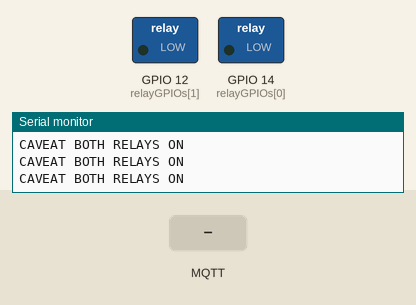
Recording of a sketch running on a simulated ESP8266 (NodeMCU). Shown: switched loads named in the sketch (green lamp = pin HIGH), the last lines printed to the serial monitor. The test bench sets the inputs (shaded band). WiFi joins after 1.5 s; servers stay silent unless stated; random numbers use the default seed unless the sketch sets one; no MQTT or app messages arrive unless stated.

Above: at 5.9 s.
6.0 s: MQTT message "mains on" arrives on the first subscribed topic
At 7.4 s:
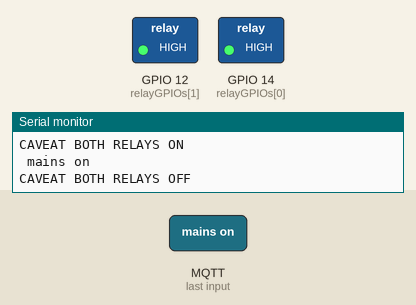
8.0 s: MQTT message "1" arrives on the first subscribed topic
At 9.0 s:
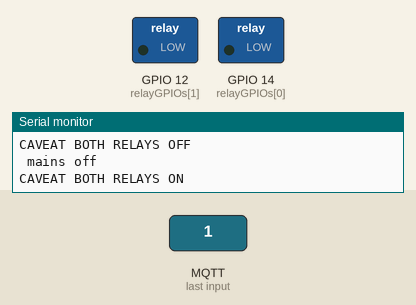
Timing chart, 0 to 11.0 s (numbered marks = the images above; inputs shaded):
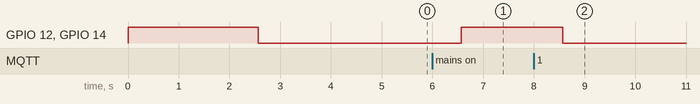

Measured:
- after the input at 6.0 s, GPIO 12 (relayGPIOs[1]), GPIO 14 (relayGPIOs[0]): LOW → HIGH after 0.57 s
- after the input at 8.0 s, GPIO 12 (relayGPIOs[1]), GPIO 14 (relayGPIOs[0]): HIGH → LOW after 0.57 s

The sketch:

mqtt_relay.ino
```cpp
#include "ESPAsyncWebServer.h"
#include <ESP8266WiFi.h>
#include <PubSubClient.h>

// Set to true to define Relay as Normally Open (NO)
#define RELAY_NO    true
#define NUM_RELAYS  2

// Assign each GPIO to a relay
int relayGPIOs[NUM_RELAYS] = {14, 12};
const char* PARAM_INPUT_1 = "relay";
const char* PARAM_INPUT_2 = "state";

// Update these with values suitable for your network.

const char* ssid = "ESP";
const char* password = "ratcatdog";
const char* mqtt_server = "192.168.43.64";
int main;
WiFiClient espClient;
PubSubClient client(espClient);

// Create AsyncWebServer object on port 80
AsyncWebServer server(80);

const char index_html[] PROGMEM = R"rawliteral(
<!DOCTYPE HTML><html>
<head>
  <meta name="viewport" content="width=device-width, initial-scale=1">
  <style>
    html {font-family: Arial; display: inline-block; text-align: center;}
    h2 {font-size: 3.0rem;}
    p {font-size: 3.0rem;}
    body {max-width: 600px; margin:0px auto; padding-bottom: 25px;}
    .switch {position: relative; display: inline-block; width: 120px; height: 68px}
    .switch input {display: none}
    .slider {position: absolute; top: 0; left: 0; right: 0; bottom: 0; background-color: #ccc; border-radius: 34px}
    .slider:before {position: absolute; content: ""; height: 52px; width: 52px; left: 8px; bottom: 8px; background-color: #fff; -webkit-transition: .4s; transition: .4s; border-radius: 68px}
    input:checked+.slider {background-color: #2196F3}
    input:checked+.slider:before {-webkit-transform: translateX(52px); -ms-transform: translateX(52px); transform: translateX(52px)}
  </style>
</head>
<body onload="refresh();">
  <h2>ESP Web Server</h2>
  %BUTTONPLACEHOLDER%
<script>
function toggleCheckbox(element) {
  var xhr = new XMLHttpRequest();
  if(element.checked){ xhr.open("GET", "/update?relay="+element.id+"&state=1", true); }
  else { xhr.open("GET", "/update?relay="+element.id+"&state=0", true); }
  xhr.send();
}
function refresh(){
  var xhr=new XMLHttpRequest();
  xhr.onreadystatechange = function() {
    if (this.readyState == 4 && this.status == 200) {
      var reply=this.responseText;
      var relay1state=reply.slice(1,2);
      var relay2state=reply.slice(3);
      var relay1=document.getElementById('1');
      var relay2=document.getElementById('2');
      if(relay1state == 0)
       relay1.checked=false;
      else relay1.checked=true;
      if(relay2state == 0)
       relay2.checked=false;
      else relay2.checked=true;
      console.log('relay 1 : '+relay1state+' relay 2 : '+relay2state);
    }
  };
  xhr.open("GET", "/refresh", true);
  xhr.send();
  }
  setInterval(refresh,1000);
</script>
</body>
</html>
)rawliteral";

// Replaces placeholder with button section in your web page
String processor(const String& var){
  //Serial.println(var);
  if(var == "BUTTONPLACEHOLDER"){
    String buttons ="";
    for(int i=1; i<=NUM_RELAYS; i++){
      String relayStateValue = relayState(i);
      buttons+= "<h4>Relay #" + String(i) + " - GPIO " + relayGPIOs[i-1] + "</h4><label class=\"switch\"><input type=\"checkbox\" onchange=\"toggleCheckbox(this)\" id=\"" + String(i) + "\" "+ relayStateValue +"><span class=\"slider\"></span></label>";
    }
    return buttons;
  }
  return String();
}

String relayState(int numRelay){
  if(RELAY_NO){
    if(digitalRead(relayGPIOs[numRelay-1])){
      return "";
    }
    else {
      return "checked";
    }
  }
  else {
    if(digitalRead(relayGPIOs[numRelay-1])){
      return "checked";
    }
    else {
      return "";
    }
  }
  return "";
}

void setup_wifi() {

  delay(10);
  // We start by connecting to a WiFi network
  Serial.println();
  Serial.print("Connecting to ");
  Serial.println(ssid);

  WiFi.mode(WIFI_STA);
  WiFi.begin(ssid, password);

  while (WiFi.status() != WL_CONNECTED) {
    delay(500);
    Serial.print(".");
  }

  randomSeed(micros());

  Serial.println("");
  Serial.println("WiFi connected");
  Serial.println("IP address: ");
  Serial.println(WiFi.localIP());
}

void callback(char* topic, byte* payload, unsigned int length) {
  //Serial.print("Message arrived [");
 // Serial.print(topic);
  //Serial.print("] ");

  String str;

  for (int i = 0; i < length; i++) {
    str=String(str+(char)payload[i]);
  }
  if(str.equalsIgnoreCase("mains on")){
  Serial.println(" mains on ");
  main=1;

  }
  else{
  Serial.println(" mains off");
  main=0;
}
}

void reconnect() {
  // Loop until we're reconnected
  while (!client.connected()) {
    Serial.print("Attempting MQTT connection...");
    // Create a random client ID
    String clientId = "ESP8266Client-";
    clientId += String(random(0xffff), HEX);
    // Attempt to connect
    if (client.connect(clientId.c_str())) {
      Serial.println("connected");
      client.subscribe("/esp8266/main");
    } else {
      Serial.print("failed, rc=");
      Serial.print(client.state());
      Serial.println(" try again in 5 seconds");
      // Wait 5 seconds before retrying
      delay(5000);
    }
  }
}

void setup() {
  Serial.begin(9600);

 // Set all relays to off when the program starts - if set to Normally Open (NO), the relay is off when you set the relay to HIGH
  for(int i=1; i<=NUM_RELAYS; i++){
    pinMode(relayGPIOs[i-1], OUTPUT);
    if(RELAY_NO){
      digitalWrite(relayGPIOs[i-1], HIGH);
    }
    else{
      digitalWrite(relayGPIOs[i-1], LOW);
    }
  }


  setup_wifi();
  client.setServer(mqtt_server, 1883);
  client.setCallback(callback);

  // Print ESP8266 Local IP Address
  Serial.println(WiFi.localIP());
  // Route for root / web page
  server.on("/", HTTP_GET, [](AsyncWebServerRequest *request){
    request->send_P(200, "text/html", index_html, processor);
  });

  // Send a GET request to <ESP_IP>/update?relay=<inputMessage>&state=<inputMessage2>
  server.on("/update", HTTP_GET, [] (AsyncWebServerRequest *request) {
    String inputMessage;
    String inputParam;
    String inputMessage2;
    String inputParam2;
    // GET input1 value on <ESP_IP>/update?relay=<inputMessage>
    if (request->hasParam(PARAM_INPUT_1) & request->hasParam(PARAM_INPUT_2)) {
      inputMessage = request->getParam(PARAM_INPUT_1)->value();
      inputParam = PARAM_INPUT_1;
      inputMessage2 = request->getParam(PARAM_INPUT_2)->value();
      inputParam2 = PARAM_INPUT_2;
      if(RELAY_NO){
        Serial.print("NO ");
        digitalWrite(relayGPIOs[inputMessage.toInt()-1], !inputMessage2.toInt());
      }
      else{
        Serial.print("NC ");
        digitalWrite(relayGPIOs[inputMessage.toInt()-1], inputMessage2.toInt());
      }
    }
    else {
      inputMessage = "No message sent";
      inputParam = "none";
    }
    Serial.println(inputMessage + inputMessage2);
    request->send(200, "text/plain", "OK");

  });
  //refresh the page
  server.on("/refresh", HTTP_GET, [] (AsyncWebServerRequest *request) {
  char response[5];
  response[0]='1';//relay-num1
  if((digitalRead(14)==0))// digitalread me 0 means on and vice versa
    response[1]='1';//relaystate for  relay-num1 1==on
  else response[1]='0';
  response[2]='2';//relay-num2
  if((digitalRead(12)==0))
    response[3]='1';
  else response[3]='0';
  response[4]='\0';
    request->send(200, "text/plain", response);
  });

  // Start server
  server.begin();
}


void loop() {
delay (1000);
  if (!client.connected()) {
    reconnect();
  }
  client.loop();
  if(main==0){
    digitalWrite(14, LOW);
    digitalWrite(12, LOW);
    Serial.println("CAVEAT BOTH RELAYS ON");
    }
  else{
    digitalWrite(14, HIGH);
    digitalWrite(12, HIGH);
    Serial.println("CAVEAT BOTH RELAYS OFF");
    }

}
```
